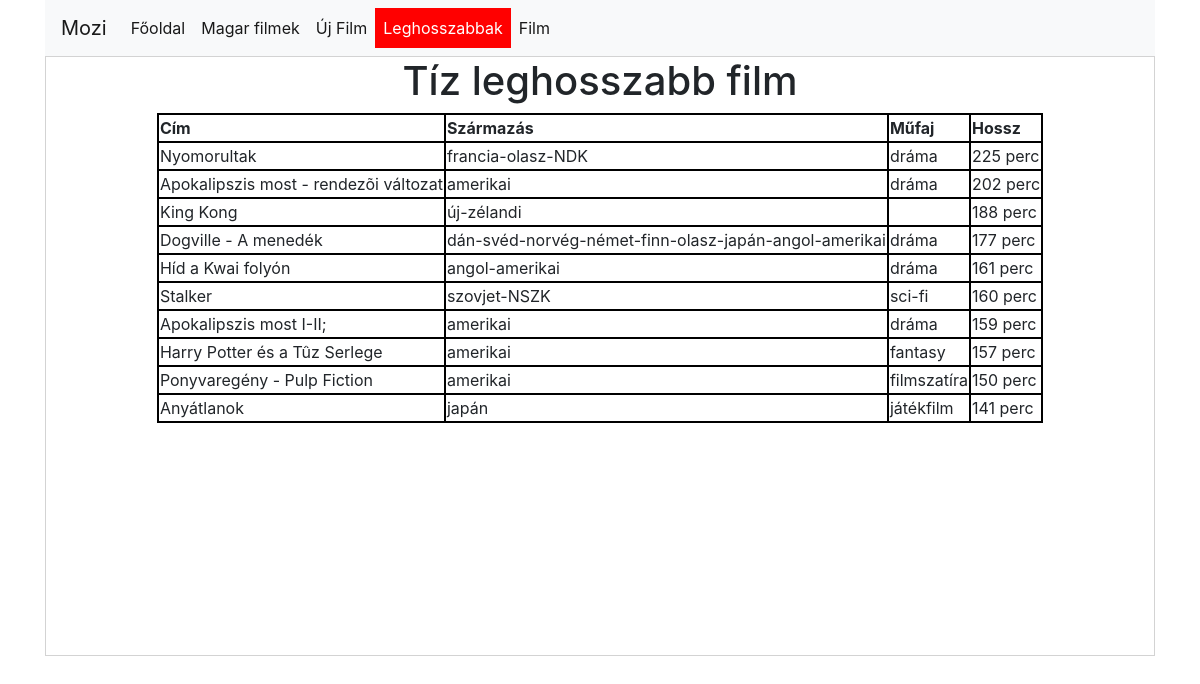
Screenshot of /index.php?page=top10hossz.php with the database file from the repository.
### tables this page shows
CREATE TABLE `film` (
  `fid` int(10) NOT NULL,
  `filmcim` varchar(62) DEFAULT NULL,
  `szarmazas` varchar(55) DEFAULT NULL,
  `mufaj` varchar(13) DEFAULT NULL,
  `hossz` int(3) DEFAULT NULL
);

### top10hossz.php (the view)
<?php
$top10="";
$sql="SELECT * from film order by hossz desc limit 10";
$stmt=$db->query($sql);
while($row=$stmt->fetch()){
    extract($row);
    $top10.="<tr><td>{$filmcim}</td><td>{$szarmazas}</td><td>{$mufaj}</td><td>{$hossz} perc</td></tr>";
}
?>
<div class="text-center"><h1>Tíz leghosszabb film</h1></div>
    <div class="container">
    <div class="d-flex justify-content-center">
        <div>
            <table>
                <thead>
                    <th>Cím</th>
                    <th>Származás</th>
                    <th>Műfaj</th>
                    <th>Hossz</th>
                </thead>
                <tbody>
                    <?=$top10?>
                </tbody>
                </table>
        </div>
    </div>
    </div>

### index.php (shortened to what this page needs)
<!DOCTYPE html>
<html lang="hu">
<head>
	<link rel="stylesheet" href="bootstrap/bootstrap.min.css">
	<link rel="stylesheet" href="style.css">
</head>
<body>
<div class="container ">
<nav class="navbar navbar-expand-lg navbar-light bg-light">
  <a class="navbar-brand" href="index.php?page=fooldal.php">Mozi</a>
  <div class="collapse navbar-collapse" id="navbarNav">
		<ul class="navbar-nav">
			<li class="nav-item active">
				<a class="nav-link" href="index.php?page=fooldal.php">Főoldal</a>
			</li>
            <li class="nav-item active">
				<a class="nav-link" href="index.php?page=magyar.php">Magar filmek</a>
			</li>
            <li class="nav-item active">
				<a class="nav-link" href="index.php?page=ujfilm.php">Új Film</a>
			</li>
            <li class="nav-item active">
				<a class="nav-link" href="index.php?page=top10hossz.php">Leghosszabbak</a>
			</li>
			<li class="nav-item active">
				<a class="nav-link" href="index.php?page=film.php">Film</a>
			</li>
		</ul>
  </div>
</nav>
    <div class="tartalom">
		<?php
			if(isset($_GET['page'])){
				include $_GET['page'];
			}else include "fooldal.php"
		?>
	</div>
</body>
</html>

### style.css (style rules this page uses)
.tartalom { border:1px solid lightgray; min-height: 600px; }
ul>li { list-style-type: none; }
table,tr,td,th { border: 2px solid black; }

### rows the page displays
film: filmcim "Nyomorultak", szarmazas "francia-olasz-NDK", mufaj "dráma", hossz "225"
film: filmcim "Apokalipszis most - rendezõi változat", szarmazas "amerikai", mufaj "dráma", hossz "202"
film: filmcim "King Kong", szarmazas "új-zélandi", hossz "188"
film: filmcim "Dogville - A menedék", szarmazas "dán-svéd-norvég-német-finn-olasz-japán-angol-amerikai", mufaj "dráma", hossz "177"
film: filmcim "Híd a Kwai folyón", szarmazas "angol-amerikai", mufaj "dráma", hossz "161"
film: filmcim "Stalker", szarmazas "szovjet-NSZK", mufaj "sci-fi", hossz "160"
film: filmcim "Apokalipszis most I-II;", szarmazas "amerikai", mufaj "dráma", hossz "159"
film: filmcim "Harry Potter és a Tûz Serlege", szarmazas "amerikai", mufaj "fantasy", hossz "157"
film: filmcim "Ponyvaregény - Pulp Fiction", szarmazas "amerikai", mufaj "filmszatíra", hossz "150"
film: filmcim "Anyátlanok", szarmazas "japán", mufaj "játékfilm", hossz "141"
